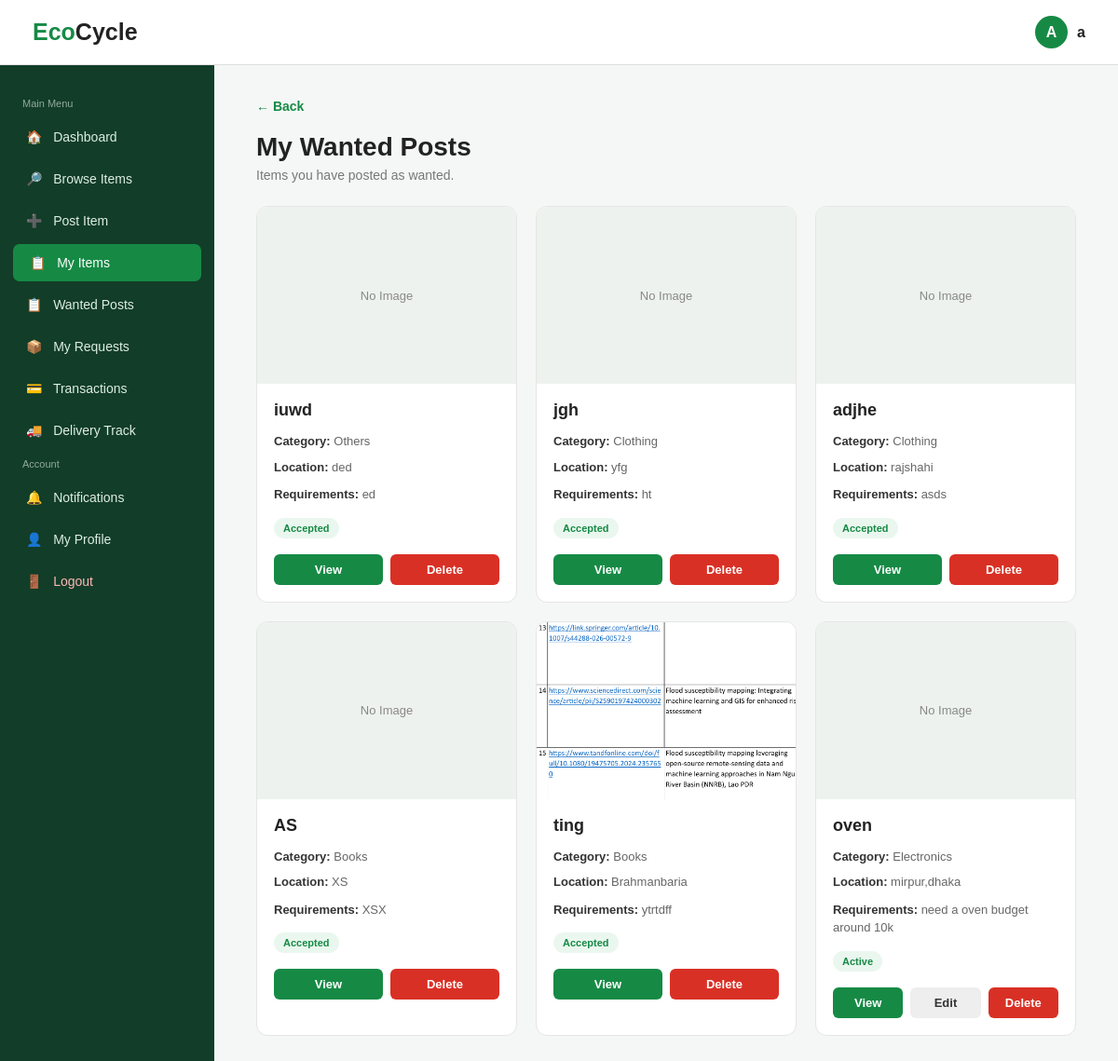
Screenshot of /wanted_items.php (signed in) with the database file from the repository.
### tables this page shows
CREATE TABLE `wanted_posts` (
  `wanted_id` int(11) NOT NULL,
  `user_id` int(11) NOT NULL,
  `title` varchar(100) NOT NULL,
  `category` varchar(60) NOT NULL,
  `location` varchar(100) NOT NULL,
  `description` text DEFAULT NULL,
  `status` varchar(30) NOT NULL,
  `image` varchar(255) DEFAULT NULL
);

### wanted_items.php (the view, shortened to what this page needs)
<?php
include("db.php");
$user_id = $_SESSION["user_id"];
$sql = "SELECT *
        FROM wanted_posts
        WHERE user_id='$user_id'
        ORDER BY wanted_id DESC";
$result = mysqli_query($conn, $sql);
?>
<!DOCTYPE html>
<html>
<head>
<link
    rel="stylesheet"
    href="style.css"
>
</head>
<body>
<?php include("header_sidebar.php"); ?>
<main class="main">
    <a
        href="my_items.php"
        class="back"
    >
        ← Back
    </a>
    <div class="header">
        <h1>
            My Wanted Posts
        </h1>
        <p>
            Items you have posted as wanted.
        </p>
    </div>
    <div class="grid">
    <?php
    if(
        $result &&
        mysqli_num_rows($result) > 0
    )
    {
        while(
            $item = mysqli_fetch_assoc($result)
        )
        {
    ?>
        <div class="card">
            <?php
            if(
                !empty($item["image"]) &&
                file_exists(
                    "uploads/".$item["image"]
                )
            )
            {
            ?>
                <img
                    src="uploads/<?php
                    echo htmlspecialchars(
                        $item["image"]
                    );
                    ?>"
                    class="image"
                    alt="Wanted Item Image"
                >
            <?php
            }
            else
            {
            ?>
                <div class="no-image">
                    No Image
                </div>
            <?php
            }
            ?>
            <div class="content">
                <div class="title">
                    <?php
                    echo htmlspecialchars(
                        $item["title"]
                    );
                    ?>
                </div>
                <div class="detail">
                    <strong>
                        Category:
                    </strong>
                    <?php
                    echo htmlspecialchars(
                        $item["category"]
                    );
                    ?>
                </div>
                <div class="detail">
                    <strong>
                        Location:
                    </strong>
                    <?php
                    echo htmlspecialchars(
                        $item["location"]
                    );
                    ?>
                </div>
                <?php
                if(
                    isset($item["description"]) &&
                    trim($item["description"]) != ""
                )
                {
                ?>
                    <div class="description">
                        <strong>
                            Requirements:
                        </strong>
                        <?php
                        echo nl2br(
                            htmlspecialchars(
                                $item["description"]
                            )
                        );
                        ?>
                    </div>
                <?php
                }
                ?>
                <span class="status">
                    <?php
                    echo htmlspecialchars(
                        $item["status"]
                    );
                    ?>
                </span>
                <div class="buttons">
                    <a
                        href="view_wanted.php?id=<?php
                        echo $item["wanted_id"];
                        ?>"
                        class="view"
                    >
                        View
                    </a>
                    <?php if (strtolower(trim($item["status"] ?? "")) !== "accepted"): ?>
                        <a
                            href="edit_wanted.php?id=<?php
                            echo $item["wanted_id"];
                            ?>"
                            class="edit"
                        >
                            Edit
                        </a>
                    <?php endif; ?>
                    <a
                        href="delete_wanted.php?id=<?php
                        echo $item["wanted_id"];
                        ?>"
                        class="delete"
                        onclick="return confirm(
                            'Are you sure you want to delete this wanted post?'
                        );"
                    >
                        Delete
                    </a>
                </div>
            </div>
        </div>
    <?php
        }
    }
    ?>
    </div>
</main>
</body>
</html>

### style.css (style rules this page uses)
* { margin:0; padding:0; box-sizing:border-box; }
body { font-family:Arial,sans-serif; background:#f5f7f6; color:#222; }

### wanted_items.php (style rules this page uses)
.main { margin-left:230px; padding:105px 45px 50px; max-width:1300px; }
.back { display:inline-block; color:#168a45; text-decoration:none; font-size:14px; font-weight:bold; margin-bottom:20px; }
.header { margin-bottom:25px; }
.header h1 { font-size:28px; margin-bottom:6px; }
.header p { color:#777; font-size:14px; }
.grid { display:grid; grid-template-columns:repeat(3,1fr); gap:20px; }
.card { background:white; border:1px solid #e5e5e5; border-radius:12px; overflow:hidden; transition:0.2s; }
.image, .no-image { width:100%; height:190px; }
.image { object-fit:cover; display:block; }
.no-image { background:#eef2ef; display:flex; align-items:center; justify-content:center; color:#888; font-size:13px; }
.content { padding:18px; }
.title { font-size:18px; font-weight:bold; margin-bottom:13px; }
.detail { font-size:13px; color:#666; margin-bottom:8px; line-height:1.5; }
.detail strong { color:#333; }
.description { font-size:13px; color:#666; margin-top:10px; margin-bottom:12px; line-height:1.5; }
.description strong { color:#333; }
.status { display:inline-block; background:#eaf7ef; color:#168a45; padding:5px 10px; border-radius:20px; font-size:11px; font-weight:bold; margin-top:3px; }
.buttons { display:flex; gap:8px; margin-top:17px; }
.buttons a { flex:1; text-align:center; padding:9px 5px; border-radius:6px; text-decoration:none; font-size:13px; font-weight:bold; }
.view { background:#168a45; color:white; }
.edit { background:#eee; color:#333; }
.delete { background:#d93025; color:white; }

### rows the page displays
wanted_posts: image "No Image", title "iuwd", category "Others", location "ded", description "ed", status "Accepted"
wanted_posts: image "No Image", title "jgh", category "Clothing", location "yfg", description "ht", status "Accepted"
wanted_posts: image "No Image", title "adjhe", category "Clothing", location "rajshahi", description "asds", status "Accepted"
wanted_posts: image "No Image", title "AS", category "Books", location "XS", description "XSX", status "Accepted"
wanted_posts: image (picture), title "ting", category "Books", location "Brahmanbaria", description "ytrtdff", status "Accepted"
wanted_posts: shows "No Image", title "oven", category "Electronics", location "mirpur,dhaka", description "need a oven budget around 10k", status "Active"

### other values shown
substr($name,0,1) "A"
$name "a"
